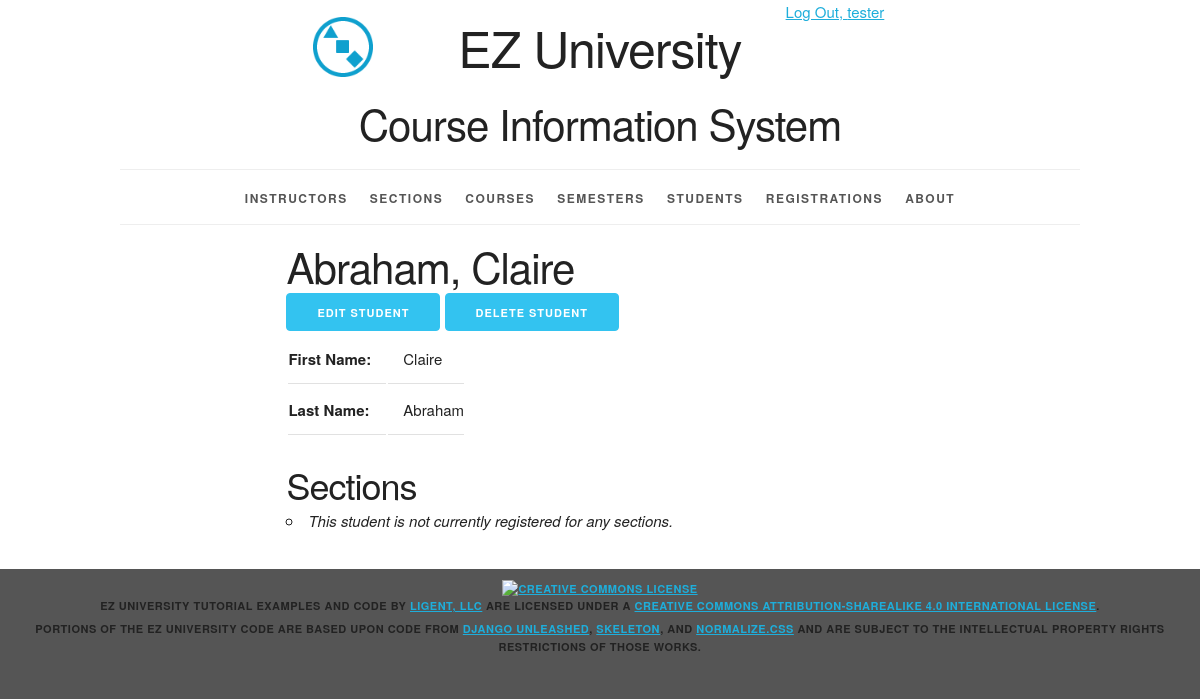
Page /student/218 (signed in) on the committed database.
### courseinfo/models.py (models this page shows, shortened)
class Student(models.Model):
    student_id = models.AutoField(primary_key=True)
    first_name = models.CharField(max_length=45)
    last_name = models.CharField(max_length=45)
    disambiguator = models.CharField(max_length=45, blank=True, default='')
    def __str__(self):
        result = ''
        if self.disambiguator == '':
            result = '%s, %s' % (self.last_name, self.first_name)
        else:
            result = '%s, %s (%s)' % (self.last_name, self.first_name, self.disambiguator)
        return result
    def get_update_url(self):
        return reverse('courseinfo_student_update_urlpattern',
                       kwargs={'pk': self.pk}
                       )
    def get_delete_url(self):
        return reverse('courseinfo_student_delete_urlpattern',
                       kwargs={'pk': self.pk}
                       )
    class Meta:
        ordering = ['last_name', 'first_name', 'disambiguator']
        constraints = [
            UniqueConstraint(fields=['last_name', 'first_name', 'disambiguator'],
                             name='unique_student')
        ]

### courseinfo/views.py (the view)
class StudentDetail(LoginRequiredMixin, PermissionRequiredMixin, DetailView):
    model = Student
    permission_required = 'courseinfo.view_student'
    def get_context_data(self, **kwargs):
        context = super(DetailView, self).get_context_data(**kwargs)
        student = self.get_object()
        registration_list = student.registrations.all()
        context['registration_list'] = registration_list
        return context

### courseinfo/templates/courseinfo/student_detail.html (shortened to what this page needs)
{% extends 'courseinfo/base.html' %}
{% block content %}
<article>
  <div class="row">
  <div class="offset-by-two eight columns">
    <h2>{{ student }}</h2>
    <ul class="inline">
        {% if perms.courseinfo.change_student %}
        <li>
          <a href="{{ student.get_update_url }}"
          class="button button-primary">
            Edit Student</a></li>
        {% endif %}
        {% if perms.courseinfo.delete_student %}
          <a href="{{ student.get_delete_url }}"
          class="button button-primary">
            Delete Student</a></li>
        {% endif %}
    </ul>
    <section>
        <table>
            <tr>
                <th>First Name:</th>
                <td>{{ student.first_name }}</td>
            </tr>
            <tr>
                <th>Last Name:</th>
                <td>{{ student.last_name }}</td>
            </tr>
        </table>
    </section>
    <section>
        <h3>Sections</h3>
        <ul>
            {% for section in section_list %}
                <li>
                    <a href="{{ section.get_absolute_url }}">{{ section }}</a>
                </li>
            {% empty %}
                <li><em>This student is not currently registered for any sections.</em></li>
            {% endfor %}
        </ul>
    </section>
  </div></div>
</article>
{% endblock %}

### courseinfo/templates/courseinfo/base.html (shortened to what this page needs)
{% load static %}
<!DOCTYPE html>
<html lang="en">
<head>
    <link rel="stylesheet" type="text/css"
          href="{% static 'coursinfo/normalize.css' %}">
    <link rel="stylesheet" type="text/css"
          href="{% static 'courseinfo/skeleton.css' %}">
    <link rel="stylesheet" type="text/css"
          href="{% static 'courseinfo/style.css' %}">
</head>
<body>
<div class="container">
    <div class="status row">
        <div class="offset-by-eight four columns">
            <ul class="inline">
                {% if user.is_authenticated %}
                    <li><a href="{% url 'logout_urlpattern' %}">
                        Log Out, {{ user.get_username }}</a></li>
                {% else %}
                    <li><a href="{% url 'login_urlpattern' %}">
                        Log In</a></li>
                {% endif %}
            </ul>
        </div>
    </div>
    <header class="row">
        <div class="offset-by-one ten columns">
            <h1 class="logo">EZ University</h1>
            <h2>Course Information System</h2>
        </div>
    </header>
    <nav>
        <ul>
            {% if perms.courseinfo.view_instructor %}
                <li>
                    <a href="{% url 'courseinfo_instructor_list_urlpattern' %}">
                        Instructors</a></li>
            {% endif %}
            {% if perms.courseinfo.view_section %}
                <li>
                    <a href="{% url 'courseinfo_section_list_urlpattern' %}">
                        Sections</a></li>
            {% endif %}
            {% if perms.courseinfo.view_course %}
                <li>
                    <a href="{% url 'courseinfo_course_list_urlpattern' %}">
                        Courses</a></li>
            {% endif %}
            {% if perms.courseinfo.view_semester %}
                <li>
                    <a href="{% url 'courseinfo_semester_list_urlpattern' %}">
                        Semesters</a></li>
            {% endif %}
            {% if perms.courseinfo.view_student %}
                <li>
                    <a href="{% url 'courseinfo_student_list_urlpattern' %}">
                        Students</a></li>
            {% endif %}
            {% if perms.courseinfo.view_registration %}
                <li>
                    <a href="{% url 'courseinfo_registration_list_urlpattern' %}">
                        Registrations</a></li>
            {% endif %}
            <li>
                <a href="{% url 'about_urlpattern' %}">
                    About</a></li>
        </ul>
    </nav>
    <main>
        {% block content %}{% endblock %}
    </main>
</div>
<footer>
    <p>
        <a rel="license" href="http://creativecommons.org/licenses/by-sa/4.0/">
            <img alt="Creative Commons License" style="border-width:0"
                 src="https://i.creativecommons.org/l/by-sa/4.0/88x31.png"/>
        </a><br/><span property="dct:title">EZ University Tutorial Examples and Code</span>
        by
        <a href="https://www.ligent.net" property="cc:attributionName"
           rel="cc:attributionURL">Ligent, LLC</a> are licensed under a
        <a rel="license" href="http://creativecommons.org/licenses/by-sa/4.0/">Creative Commons Attribution-ShareAlike
            4.0 International License</a>.
    </p>
    <p>Portions of the EZ University code are based upon code from
        <a href="https://django-unleashed.com">Django Unleashed</a>,
        <a href="http://getskeleton.com/">Skeleton</a>, and
        <a href="https://necolas.github.io/normalize.css/">Normalize.css</a> and
        are subject to the intellectual property rights restrictions of those works.
    </p>
</footer>
</body>
</html>

### courseinfo/static/courseinfo/skeleton.css (style rules this page uses)
.container { position: relative; width: 100%; max-width: 960px; margin: 0 auto; padding: 0 20px; box-sizing: border-box; }
.column, .columns { width: 100%; float: left; box-sizing: border-box; }
@media (min-width: 400px) { .container { width: 85%; padding: 0; } }
@media (min-width: 550px) { .container { width: 80%; } }
@media (min-width: 550px) { .column, .columns { margin-left: 4%; } }
@media (min-width: 550px) { .column:first-child, .columns:first-child { margin-left: 0; } }
@media (min-width: 550px) { .four.columns { width: 30.6666666667%; } }
@media (min-width: 550px) { .eight.columns { width: 65.3333333333%; } }
@media (min-width: 550px) { .ten.columns { width: 82.6666666667%; } }
@media (min-width: 550px) { .offset-by-one.column, .offset-by-one.columns { margin-left: 8.66666666667%; } }
@media (min-width: 550px) { .offset-by-two.column, .offset-by-two.columns { margin-left: 17.3333333333%; } }
@media (min-width: 550px) { .offset-by-eight.column, .offset-by-eight.columns { margin-left: 69.3333333333%; } }
html { font-size: 62.5%; }
body { font-size: 1.5em; line-height: 1.6; font-weight: 400; font-family: "Raleway", "HelveticaNeue", "Helvetica Neue", Helvetica, Arial, sans-serif; color: #222; }
h1, h2, h3, h4, h5, h6 { margin-top: 0; margin-bottom: 2rem; font-weight: 300; }
h1 { font-size: 4.0rem; line-height: 1.2; letter-spacing: -.1rem; }
h2 { font-size: 3.6rem; line-height: 1.25; letter-spacing: -.1rem; }
h3 { font-size: 3.0rem; line-height: 1.3; letter-spacing: -.1rem; }
@media (min-width: 550px) { h1 { font-size: 5.0rem; } }
@media (min-width: 550px) { h2 { font-size: 4.2rem; } }
@media (min-width: 550px) { h3 { font-size: 3.6rem; } }
p { margin-top: 0; }
a { color: #1EAEDB; }
.button, button, input[type="submit"], input[type="reset"], input[type="button"] { display: inline-block; height: 38px; padding: 0 30px; color: #555; text-align: center; font-size: 11px; font-weight: 600; line-height: 38px; letter-spacing: .1rem; text-transform: uppercase; text-decoration: none; white-space: nowrap; background-color: transparent; border-radius: 4px; border: 1px solid #bbb; cursor: pointer; box-sizing: border-box; }
.button.button-primary, button.button-primary, input[type="submit"].button-primary, input[type="reset"].button-primary, input[type="button"].button-primary { color: #FFF; background-color: #33C3F0; border-color: #33C3F0; }
ul { list-style: circle inside; }
ol, ul { padding-left: 0; margin-top: 0; }
li { margin-bottom: 1rem; }
th, td { padding: 12px 15px; text-align: left; border-bottom: 1px solid #E1E1E1; }
th:first-child, td:first-child { padding-left: 0; }
th:last-child, td:last-child { padding-right: 0; }
button, .button { margin-bottom: 1rem; }
pre, blockquote, dl, figure, table, p, ul, ol, form { margin-bottom: 2.5rem; }
.container:after, .row:after, .u-cf { content: ""; display: table; clear: both; }

### rows in the picture
Student: disambiguator+last_name+first_name "Abraham, Claire", first_name "Claire", last_name "Abraham"

### other values in the picture
{{ user.get_username }} "tester"
